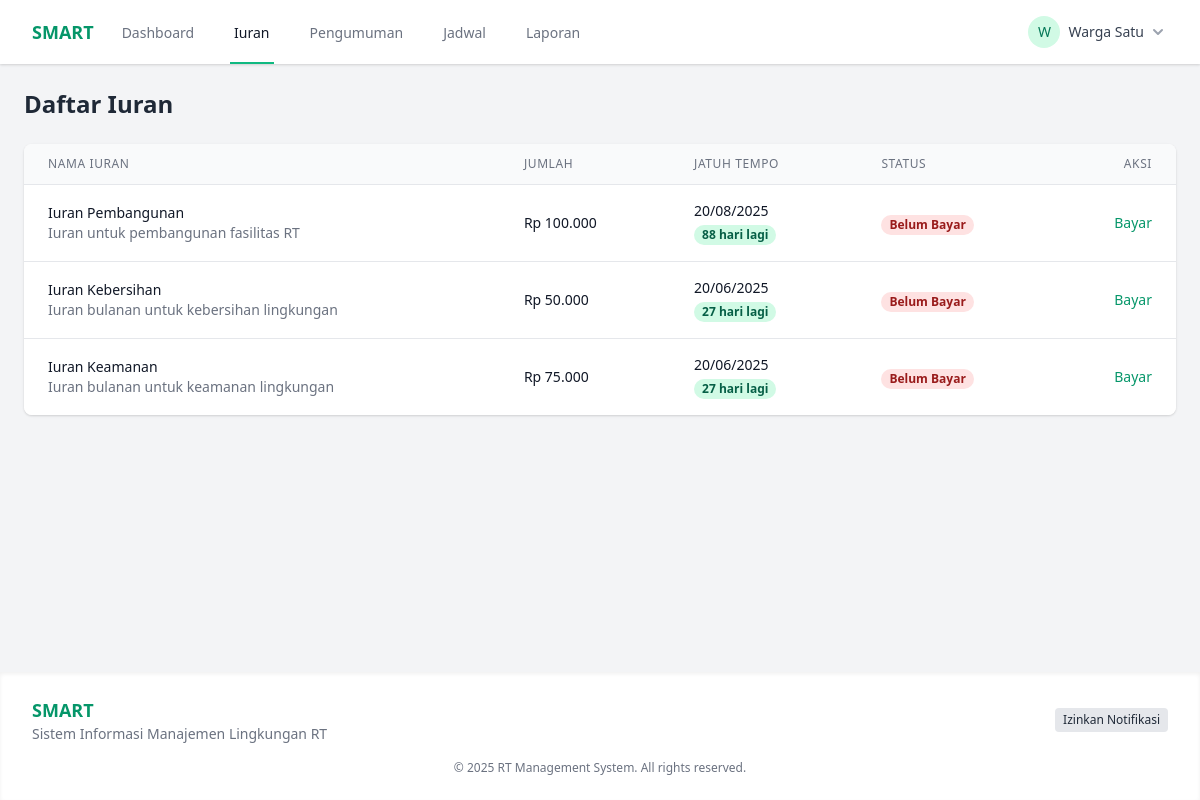
The app's page /fees (signed in) with its own data.
### tables this page shows
CREATE TABLE IF NOT EXISTS fees (
    id INT AUTO_INCREMENT PRIMARY KEY,
    name VARCHAR(100) NOT NULL,
    description TEXT,
    amount DECIMAL(10, 2) NOT NULL,
    due_date DATE NOT NULL,
    created_at DATETIME DEFAULT CURRENT_TIMESTAMP,
    updated_at DATETIME ON UPDATE CURRENT_TIMESTAMP
);

### app/controllers/ResidentController.php (called while the page is built, shortened)
<?php
class ResidentController {
    public function fees() {
        $feeModel = new Fee();
        $fees = $feeModel->getForUser($_SESSION['user_id']);
        $data = ['fees' => $fees];
        require_once BASE_PATH . '/app/views/resident/fees.php';
    }
}

### public/index.php (called while the page is built, shortened)
<?php
require_once BASE_PATH . '/config/database.php';
spl_autoload_register(function ($class) {
    $class = str_replace('\\', DIRECTORY_SEPARATOR, $class);
    $file = BASE_PATH . DIRECTORY_SEPARATOR . $class . '.php';
});
require_once BASE_PATH . '/routes/web.php';
$url = isset($_GET['url']) ? $_GET['url'] : '';
$url = rtrim($url, '/');
Router::route($url);

### config/database.php (called while the page is built, shortened)
<?php
class Database {
    private static $instance = null;
    private $connection;
    private function __construct() {
        try {
            $this->connection = new PDO(
                'mysql:host=' . DB_HOST . ';dbname=' . DB_NAME . ';charset=utf8mb4',
                DB_USER,
                DB_PASS,
                [
                    PDO::ATTR_ERRMODE => PDO::ERRMODE_EXCEPTION,
                    PDO::ATTR_DEFAULT_FETCH_MODE => PDO::FETCH_ASSOC,
                    PDO::ATTR_EMULATE_PREPARES => false
                ]
            );
        } catch (PDOException $e) {
            die('Database Connection Error: ' . $e->getMessage());
        }
    }
    public static function getInstance() {
        if (self::$instance === null) {
            self::$instance = new self();
        }
        return self::$instance;
    }
    public function getConnection() {
        return $this->connection;
    }
}

### app/models/Fee.php (called while the page is built, shortened)
<?php
class Fee {
    private $db;
    public function __construct() {
        $this->db = \Database::getInstance()->getConnection();
    }
    public function getForUser($userId) {
        $stmt = $this->db->prepare("
            SELECT f.*,
                CASE WHEN p.id IS NOT NULL THEN 1 ELSE 0 END AS is_paid,
                p.payment_date,
                p.status AS payment_status
            FROM fees f
            LEFT JOIN payments p ON f.id = p.fee_id AND p.user_id = :user_id
            ORDER BY f.due_date DESC
        ");
        $stmt->execute(['user_id' => $userId]);
        return $stmt->fetchAll();
    }
}

### app/views/resident/fees.php (the view, shortened to what this page needs)
<!DOCTYPE html>
<html lang="id">
<head>
    <link href="https://cdn.jsdelivr.net/npm/tailwindcss@2.2.19/dist/tailwind.min.css" rel="stylesheet">
    <link rel="stylesheet" href="/css/styles.css">
</head>
<body class="bg-gray-100 min-h-screen flex flex-col">
    <?php include BASE_PATH . '/app/views/components/resident_header.php'; ?>
    <main class="flex-1 p-4 md:p-6">
        <div class="max-w-7xl mx-auto">
            <h1 class="text-2xl font-bold text-gray-800 mb-6">Daftar Iuran</h1>
            <div class="bg-white rounded-lg shadow overflow-hidden">
                <div class="overflow-x-auto">
                    <table class="min-w-full divide-y divide-gray-200 responsive-table">
                        <thead class="bg-gray-50">
                            <tr>
                                <th scope="col" class="px-6 py-3 text-left text-xs font-medium text-gray-500 uppercase tracking-wider">
                                    Nama Iuran
                                </th>
                                <th scope="col" class="px-6 py-3 text-left text-xs font-medium text-gray-500 uppercase tracking-wider">
                                    Jumlah
                                </th>
                                <th scope="col" class="px-6 py-3 text-left text-xs font-medium text-gray-500 uppercase tracking-wider">
                                    Jatuh Tempo
                                </th>
                                <th scope="col" class="px-6 py-3 text-left text-xs font-medium text-gray-500 uppercase tracking-wider">
                                    Status
                                </th>
                                <th scope="col" class="px-6 py-3 text-right text-xs font-medium text-gray-500 uppercase tracking-wider">
                                    Aksi
                                </th>
                            </tr>
                        </thead>
                        <tbody class="bg-white divide-y divide-gray-200">
                            <?php if (empty($data['fees'])): ?>
                                <tr>
                                    <td colspan="5" class="px-6 py-4 text-center text-gray-500">
                                        Tidak ada data iuran
                                    </td>
                                </tr>
                            <?php else: ?>
                                <?php foreach ($data['fees'] as $fee): ?>
                                    <tr>
                                        <td class="px-6 py-4" data-label="Nama Iuran">
                                            <div class="text-sm font-medium text-gray-900"><?= htmlspecialchars($fee['name']) ?></div>
                                            <div class="text-sm text-gray-500"><?= htmlspecialchars($fee['description']) ?></div>
                                        </td>
                                        <td class="px-6 py-4 whitespace-nowrap" data-label="Jumlah">
                                            <div class="text-sm font-medium text-gray-900"><?= 'Rp ' . number_format($fee['amount'], 0, ',', '.') ?></div>
                                        </td>
                                        <td class="px-6 py-4 whitespace-nowrap" data-label="Jatuh Tempo">
                                            <div class="text-sm text-gray-900"><?= date('d/m/Y', strtotime($fee['due_date'])) ?></div>
                                            <?php
                                            $dueDate = new DateTime($fee['due_date']);
                                            $today = new DateTime();
                                            $interval = $today->diff($dueDate);
                                            $isPast = $today > $dueDate;
                                            ?>
                                            <?php if ($isPast): ?>
                                                <span class="px-2 inline-flex text-xs leading-5 font-semibold rounded-full bg-red-100 text-red-800">
                                                    Lewat <?= $interval->days ?> hari
                                                </span>
                                            <?php elseif ($interval->days <= 7): ?>
                                                <span class="px-2 inline-flex text-xs leading-5 font-semibold rounded-full bg-yellow-100 text-yellow-800">
                                                    <?= $interval->days ?> hari lagi
                                                </span>
                                            <?php else: ?>
                                                <span class="px-2 inline-flex text-xs leading-5 font-semibold rounded-full bg-green-100 text-green-800">
                                                    <?= $interval->days ?> hari lagi
                                                </span>
                                            <?php endif; ?>
                                        </td>
                                        <td class="px-6 py-4 whitespace-nowrap" data-label="Status">
                                            <?php if ($fee['is_paid']): ?>
                                                <?php if (isset($fee['payment_status']) && $fee['payment_status'] === 'pending'): ?>
                                                    <span class="px-2 inline-flex text-xs leading-5 font-semibold rounded-full bg-yellow-100 text-yellow-800">
                                                        Menunggu Verifikasi
                                                    </span>
                                                <?php elseif (isset($fee['payment_status']) && $fee['payment_status'] === 'approved'): ?>
                                                    <span class="px-2 inline-flex text-xs leading-5 font-semibold rounded-full bg-green-100 text-green-800">
                                                        Lunas
                                                    </span>
                                                <?php elseif (isset($fee['payment_status']) && $fee['payment_status'] === 'rejected'): ?>
                                                    <span class="px-2 inline-flex text-xs leading-5 font-semibold rounded-full bg-red-100 text-red-800">
                                                        Ditolak
                                                    </span>
                                                <?php endif; ?>
                                                <div class="text-xs text-gray-500 mt-1">
                                                    <?= isset($fee['payment_date']) ? date('d/m/Y', strtotime($fee['payment_date'])) : '' ?>
                                                </div>
                                            <?php else: ?>
                                                <span class="px-2 inline-flex text-xs leading-5 font-semibold rounded-full bg-red-100 text-red-800">
                                                    Belum Bayar
                                                </span>
                                            <?php endif; ?>
                                        </td>
                                        <td class="px-6 py-4 whitespace-nowrap text-right text-sm font-medium" data-label="Aksi">
                                            <a href="/fee/<?= $fee['id'] ?>" class="text-green-600 hover:text-green-900">
                                                <?php if ($fee['is_paid'] && $fee['payment_status'] === 'pending'): ?>
                                                    Lihat Bukti
                                                <?php elseif (!$fee['is_paid']): ?>
                                                    Bayar
                                                <?php else: ?>
                                                    Detail
                                                <?php endif; ?>
                                            </a>
                                        </td>
                                    </tr>
                                <?php endforeach; ?>
                            <?php endif; ?>
                        </tbody>
                    </table>
                </div>
            </div>
        </div>
    </main>
    <?php include BASE_PATH . '/app/views/components/resident_footer.php'; ?>
</body>
</html>

### routes/web.php (shortened to what this page needs)
<?php
class Router {
    private static $routes = [];
    public static function register($method, $url, $controller, $action) {
        self::$routes[] = [
            'method' => $method,
            'url' => $url,
            'controller' => $controller,
            'action' => $action
        ];
    }
    public static function route($url) {
        $method = $_SERVER['REQUEST_METHOD'];
        foreach (self::$routes as $route) {
            $pattern = self::convertRouteToRegex($route['url']);
            if ($route['method'] == $method && preg_match($pattern, $url, $matches)) {
                array_shift($matches);
                $controller = new $controllerName();
                call_user_func_array([$controller, $route['action']], $matches);
                return;
            }
        }
    }
    private static function convertRouteToRegex($route) {
        $route = preg_replace('/\:([a-zA-Z0-9]+)/', '([^/]+)', $route);
        return '/^' . str_replace('/', '\/', $route) . '$/';
    }
}

### public/css/styles.css (style rules this page uses)
.responsive-table { @apply w-full; }

### records on screen
fees: name "Iuran Pembangunan", description "Iuran untuk pembangunan fasilitas RT", amount "100.000", due_date "20/08/2025", due_date "88"
fees: name "Iuran Kebersihan", description "Iuran bulanan untuk kebersihan lingkungan", amount "50.000", due_date "20/06/2025", due_date "27"
fees: name "Iuran Keamanan", description "Iuran bulanan untuk keamanan lingkungan", amount "75.000", due_date "20/06/2025", due_date "27"
